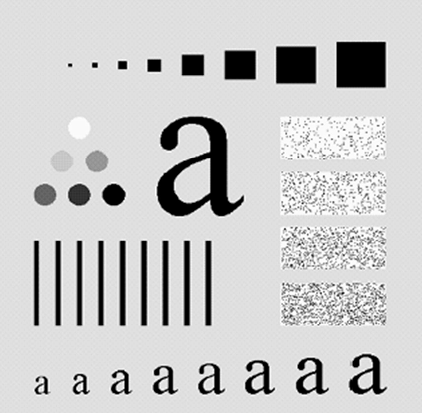
%> input picture Tutorial_3_export/Code/A.bmp, 422 x 413 px
$ octave HighPassFilter.m   (GNU Octave 9; MATLAB toolbox functions it lacks are replaced by stand-ins)
%> lines starting %> are read from the running program, lines starting %| are printed output that depends on the picture
### Tutorial_3_export/Code/ButterWorth.m
function f = ButterWorth(sze, cutoff, n)

%     if cutoff < 0 | cutoff > 0.5
% 	error('cutoff frequency must be between 0 and 0.5');
%     end

    if rem(n,1) ~= 0 | n < 1
	error('n must be an integer >= 1');
    end

    if length(sze) == 1
	rows = sze; cols = sze;
    else
	rows = sze(1); cols = sze(2);
    end

    % Set up X and Y matrices with ranges normalised to +/- 0.5
    % The following code adjusts things appropriately for odd and even values
    % of rows and columns.
    if mod(cols,2)
	xrange = [-(cols-1)/2:(cols-1)/2]/(cols-1);
    else
	xrange = [-cols/2:(cols/2-1)]/cols;
    end

    if mod(rows,2)
	yrange = [-(rows-1)/2:(rows-1)/2]/(rows-1);
    else
	yrange = [-rows/2:(rows/2-1)]/rows;
    end

    [x,y] = meshgrid(xrange, yrange);
    radius = sqrt(x.^2 + y.^2);        % A matrix with every pixel = radius relative to centre.
    f = 1.0 ./ (1.0 + (radius ./ cutoff).^(2*n)) ;

### Tutorial_3_export/Code/HighPassFilter.m
f = imread('A.bmp');
%> f is the input picture: size 413x422 uint8; min 0, max 255, mean 201.2
f = double(f);
%> f: size 413x422 double
F = fftshift(fft2(f));
[m,n] = size(f);
%> m = 413; n = 422
sig = 50;
% H = Gaussian(m, n, sig);
H = ButterWorth([m,n],0.1,2);
figure,imshow(H);
L = ones(m,n);
figure,mesh(L-H);
%> after `mesh(L-H)`:
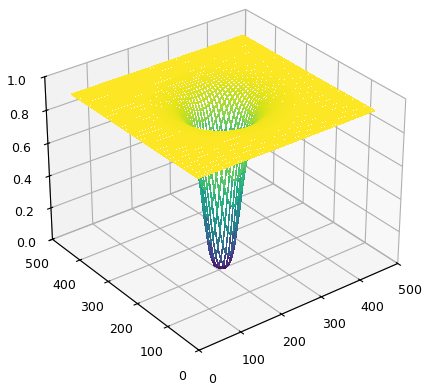
%> figure redrawn from the program's plot data
G = (L-H).*F;
g = abs(ifft2(G));
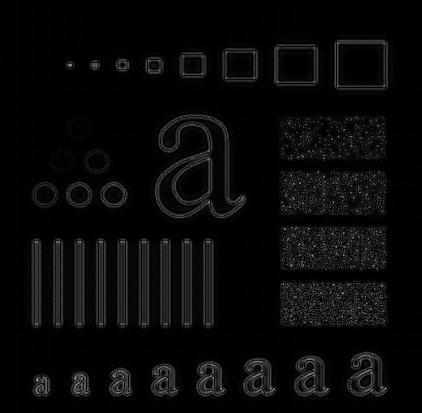
%> g: size 413x422 double; min 2.23e-05, max 150.4, mean 9.7
g = uint8(g);
%> g: size 413x422 uint8
figure,imshow(g);
